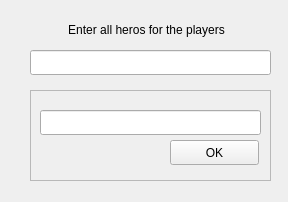
<?xml version="1.0" encoding="UTF-8"?>
<ui version="4.0">
 <class>MainWindow</class>
 <widget class="QMainWindow" name="MainWindow">
  <property name="geometry">
   <rect>
    <x>0</x>
    <y>0</y>
    <width>288</width>
    <height>202</height>
   </rect>
  </property>
  <property name="windowTitle">
   <string>MainWindow</string>
  </property>
  <widget class="QWidget" name="centralwidget">
   <widget class="QLabel" name="label">
    <property name="geometry">
     <rect>
      <x>26</x>
      <y>20</y>
      <width>241</width>
      <height>20</height>
     </rect>
    </property>
    <property name="text">
     <string>Enter all heros for the players</string>
    </property>
    <property name="alignment">
     <set>Qt::AlignCenter</set>
    </property>
   </widget>
   <widget class="QLineEdit" name="lineEdit">
    <property name="geometry">
     <rect>
      <x>30</x>
      <y>50</y>
      <width>241</width>
      <height>25</height>
     </rect>
    </property>
   </widget>
   <widget class="QFrame" name="frame">
    <property name="geometry">
     <rect>
      <x>30</x>
      <y>90</y>
      <width>241</width>
      <height>91</height>
     </rect>
    </property>
    <property name="frameShape">
     <enum>QFrame::StyledPanel</enum>
    </property>
    <property name="frameShadow">
     <enum>QFrame::Raised</enum>
    </property>
    <widget class="QLineEdit" name="lineEdit_2">
     <property name="geometry">
      <rect>
       <x>10</x>
       <y>20</y>
       <width>221</width>
       <height>25</height>
      </rect>
     </property>
    </widget>
    <widget class="QPushButton" name="pushButton">
     <property name="geometry">
      <rect>
       <x>140</x>
       <y>50</y>
       <width>89</width>
       <height>25</height>
      </rect>
     </property>
     <property name="text">
      <string>OK</string>
     </property>
     <property name="autoDefault">
      <bool>false</bool>
     </property>
    </widget>
   </widget>
  </widget>
 </widget>
 <resources/>
 <connections/>
</ui>
